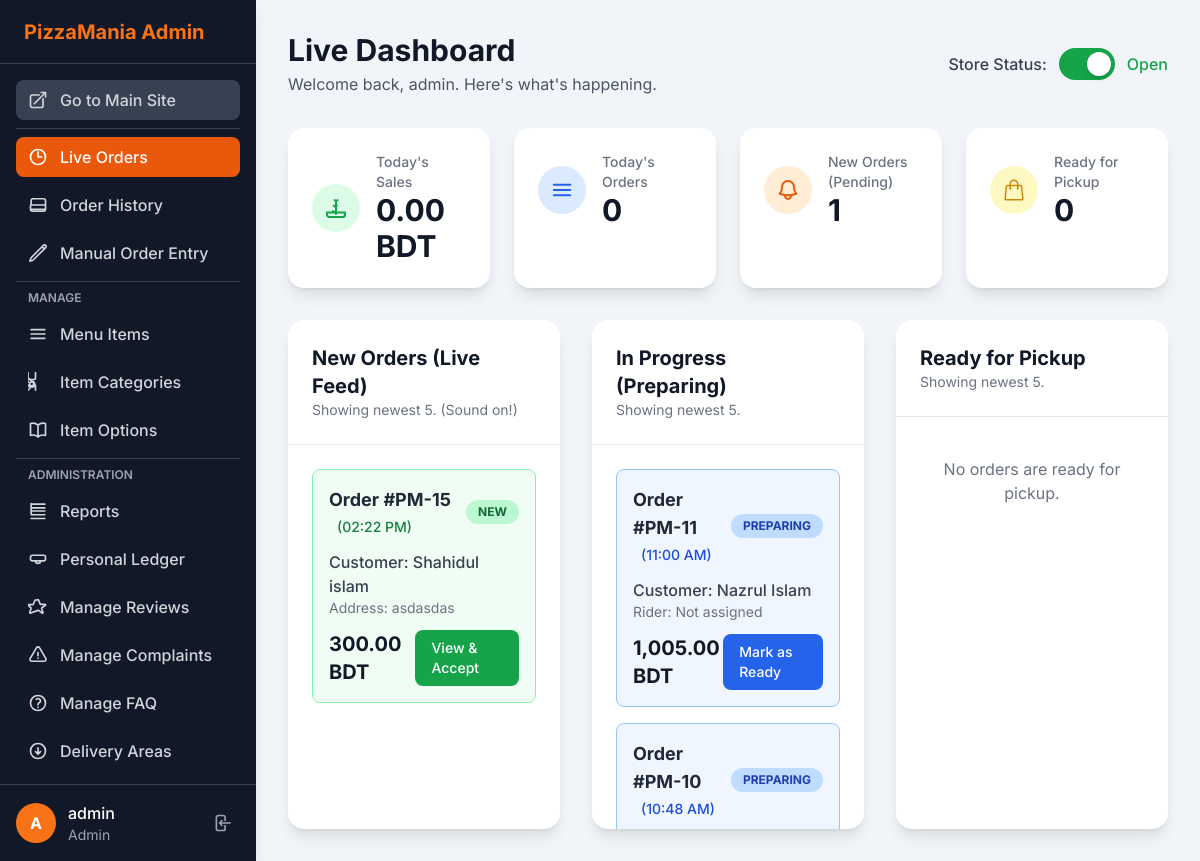
/admin/live_orders.php (signed in), run on an earlier commit of the app's database.
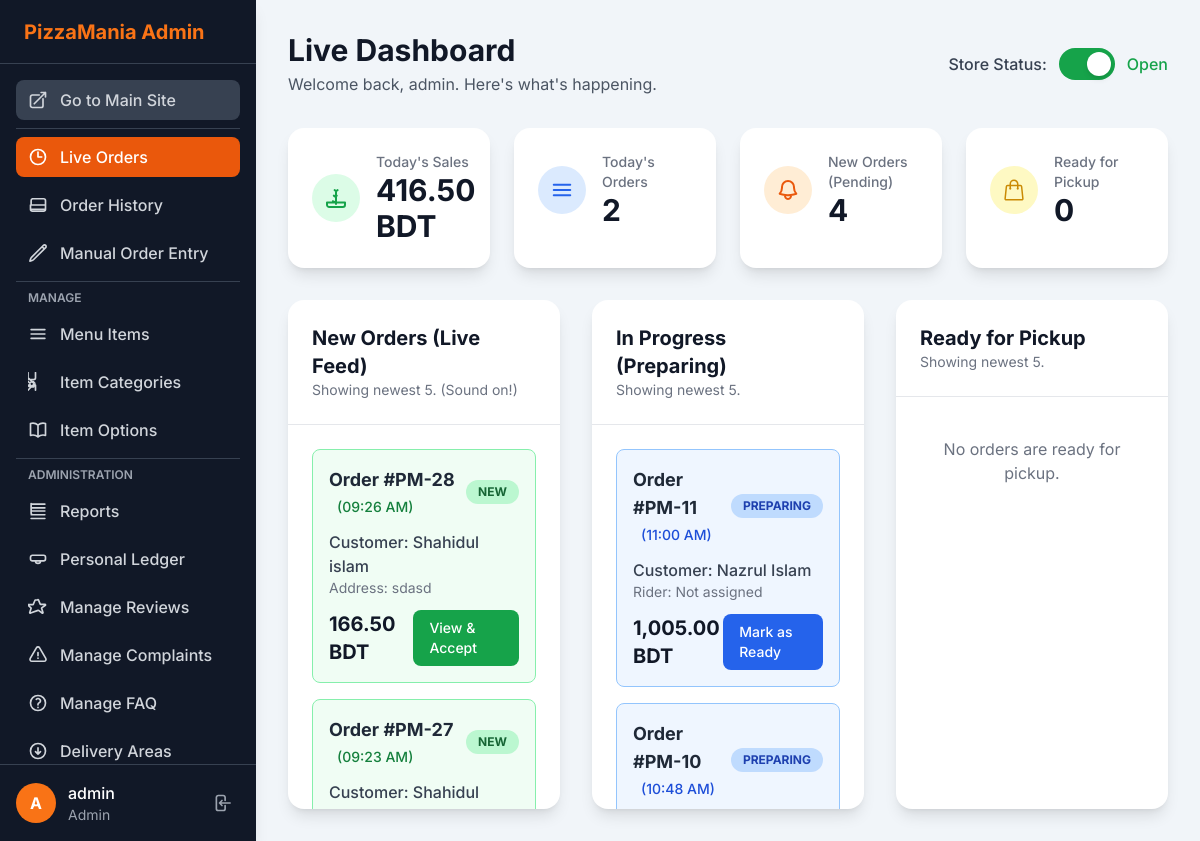
And on a later commit of the database.
### tables this page shows
CREATE TABLE IF NOT EXISTS `orders` (
  `id` int NOT NULL AUTO_INCREMENT,
  `customer_name` varchar(100) NOT NULL,
  `customer_phone` varchar(50) NOT NULL,
  `customer_address` text NOT NULL,
  `order_note` text,
  `delivery_area_id` int NOT NULL,
  `subtotal` decimal(10,2) NOT NULL,
  `delivery_fee` decimal(10,2) NOT NULL,
  `total_amount` decimal(10,2) NOT NULL,
  `order_status` enum('Pending','Preparing','Ready','Delivered','Cancelled') NOT NULL DEFAULT 'Pending',
  `order_time` timestamp NOT NULL DEFAULT CURRENT_TIMESTAMP,
  `rider_name` varchar(100) DEFAULT NULL,
  `coupon_id` int DEFAULT NULL,
  `discount_type` enum('none','percentage','fixed') NOT NULL DEFAULT 'none',
  `discount_amount` decimal(10,2) NOT NULL DEFAULT '0.00',
  PRIMARY KEY (`id`),
  KEY `delivery_area_id` (`delivery_area_id`),
  KEY `fk_order_coupon` (`coupon_id`)
);

### config.php (called while the page is built, shortened)
<?php
$db = new mysqli(DB_HOST, DB_USER, DB_PASS, DB_NAME);
$db->set_charset("utf8mb4");
$settings = [];
$settings_query = $db->query("SELECT setting_key, setting_value FROM site_settings");
if ($settings_query) {
    while ($row = $settings_query->fetch_assoc()) {
        $settings[$row['setting_key']] = $row['setting_value'];
    }
} else {
    die("Error: Could not load site settings from database.");
}
function e($data) {
    return htmlspecialchars($data ?? '', ENT_QUOTES, 'UTF-8');
}
?>

### admin/live_orders.php (the view, shortened to what the changed rows need)
<?php
require_once('header.php');
$timezone = new DateTimeZone($settings['timezone'] ?? 'UTC');
$today_start = new DateTime('today 00:00:00', $timezone);
$today_start_mysql = $today_start->format('Y-m-d H:i:s');
$sql_sales = "SELECT SUM(total_amount) as total_sales
              FROM orders
              WHERE order_time >= ?
              AND order_status != 'Cancelled'";
$stmt_sales = $db->prepare($sql_sales);
$stmt_sales->bind_param('s', $today_start_mysql);
$stmt_sales->execute();
$result_sales = $stmt_sales->get_result();
$sales_data = $result_sales->fetch_assoc();
$todays_sales = number_format($sales_data['total_sales'] ?? 0, 2);
$sql_orders = "SELECT COUNT(id) as total_orders
               FROM orders
               WHERE order_time >= ?
               AND order_status != 'Cancelled'";
$stmt_orders = $db->prepare($sql_orders);
$stmt_orders->bind_param('s', $today_start_mysql);
$stmt_orders->execute();
$result_orders = $stmt_orders->get_result();
$orders_data = $result_orders->fetch_assoc();
$todays_orders = $orders_data['total_orders'] ?? 0;
$pending_orders = [];
$sql_pending = "SELECT * FROM orders WHERE order_status = 'Pending' ORDER BY order_time DESC LIMIT 5";
$res_pending = $db->query($sql_pending);
if ($res_pending) {
    while ($row = $res_pending->fetch_assoc()) {
        $pending_orders[] = $row;
    }
}
$preparing_orders = [];
$sql_preparing = "SELECT * FROM orders WHERE order_status = 'Preparing' ORDER BY order_time DESC LIMIT 5";
$res_preparing = $db->query($sql_preparing);
if ($res_preparing) {
    while ($row = $res_preparing->fetch_assoc()) {
        $preparing_orders[] = $row;
    }
}
?>
<header class="flex flex-col sm:flex-row justify-between items-start sm:items-center mb-8">
    <div>
        <h1 class="text-3xl font-bold text-gray-900">Live Dashboard</h1>
    </div>
</header>
<div class="grid grid-cols-1 sm:grid-cols-2 lg:grid-cols-4 gap-6 mb-8">
    <div class="bg-white p-6 rounded-2xl shadow-lg">
        <div class="flex items-center space-x-4">
            <div>
                <div class="text-sm font-medium text-gray-500">Today's Sales</div>
                <div class="text-3xl font-bold text-gray-900"><?php echo e($todays_sales); ?> BDT</div>
            </div>
        </div>
    </div>
    <div class="bg-white p-6 rounded-2xl shadow-lg">
        <div class="flex items-center space-x-4">
            <div>
                <div class="text-sm font-medium text-gray-500">Today's Orders</div>
                <div class="text-3xl font-bold text-gray-900"><?php echo e($todays_orders); ?></div>
            </div>
        </div>
    </div>
    <div class="bg-white p-6 rounded-2xl shadow-lg">
        <div class="flex items-center space-x-4">
            <div>
                <div class="text-sm font-medium text-gray-500">New Orders (Pending)</div>
                <div class="text-3xl font-bold text-gray-900" id="stat-new-orders"><?php echo count($pending_orders); ?></div>
            </div>
        </div>
    </div>
</div>
<div class="grid grid-cols-1 lg:grid-cols-3 gap-8">
    <div class="bg-white rounded-2xl shadow-lg">
        <div class="p-6 border-b border-gray-200">
            <h2 class="text-xl font-bold text-gray-900">New Orders (Live Feed)</h2>
        </div>
        <div class="p-6 space-y-4 max-h-96 overflow-y-auto" id="pending-orders-list">
            <?php if (empty($pending_orders)): ?>
                <p id="no-pending-orders" class="text-gray-500 text-center py-4">No pending orders.</p>
            <?php else: ?>
                <?php foreach ($pending_orders as $order): ?>
                    <div id="order-card-<?php echo e($order['id']); ?>" class="order-card border border-green-300 bg-green-50 rounded-lg p-4 transition-all hover:shadow-md">
                        <div class="flex justify-between items-center">
                            <div>
                                <span class="text-lg font-bold text-gray-800">Order #PM-<?php echo e($order['id']); ?></span>
                                <span class="ml-2 text-sm text-green-700 font-medium">(<?php echo e(date('h:i A', strtotime($order['order_time']))); ?>)</span>
                            </div>
                            <span class="px-3 py-1 bg-green-200 text-green-800 text-xs font-bold rounded-full">NEW</span>
                        </div>
                        <div class="mt-3">
                            <div class="font-medium text-gray-700">Customer: <?php echo e($order['customer_name']); ?></div>
                            <div class="text-sm text-gray-500">Address: <?php echo e($order['customer_address']); ?></div>
                        </div>
                        <div class="mt-3 flex justify-between items-center">
                            <span class="text-xl font-bold text-gray-900"><?php echo e(number_format($order['total_amount'], 2)); ?> BDT</span>
                            <a href="order_details.php?id=<?php echo e($order['id']); ?>" class="px-4 py-2 bg-green-600 text-white text-sm font-medium rounded-lg hover:bg-green-700">
                                View & Accept
                            </a>
                        </div>
                    </div>
                <?php endforeach; ?>
            <?php endif; ?>
        </div>
    </div>
    <div class="bg-white rounded-2xl shadow-lg">
        <div class="p-6 border-b border-gray-200">
            <h2 class="text-xl font-bold text-gray-900">In Progress (Preparing)</h2>
        </div>
        <div class="p-6 space-y-4 max-h-96 overflow-y-auto" id="preparing-orders-list">
            <?php if (empty($preparing_orders)): ?>
                <p id="no-preparing-orders" class="text-gray-500 text-center py-4">No orders are being prepared.</p>
            <?php else: ?>
                <?php foreach ($preparing_orders as $order): ?>
                    <div id="order-card-<?php echo e($order['id']); ?>" class="order-card border border-blue-300 bg-blue-50 rounded-lg p-4 transition-all hover:shadow-md">
                        <div class="flex justify-between items-center">
                            <div>
                                <span class="text-lg font-bold text-gray-800">Order #PM-<?php echo e($order['id']); ?></span>
                                <span class="ml-2 text-sm text-blue-700 font-medium">(<?php echo e(date('h:i A', strtotime($order['order_time']))); ?>)</span>
                            </div>
                            <span class="px-3 py-1 bg-blue-200 text-blue-800 text-xs font-bold rounded-full">PREPARING</span>
                        </div>
                        <div class="mt-3">
                            <div class="font-medium text-gray-700">Customer: <?php echo e($order['customer_name']); ?></div>
                            <div class="text-sm text-gray-500">Rider: <?php echo e($order['rider_name'] ?? 'Not assigned'); ?></div>
                        </div>
                        <div class="mt-3 flex justify-between items-center">
                            <span class="text-xl font-bold text-gray-900"><?php echo e(number_format($order['total_amount'], 2)); ?> BDT</span>
                            <a href="order_details.php?id=<?php echo e($order['id']); ?>" class="px-4 py-2 bg-blue-600 text-white text-sm font-medium rounded-lg hover:bg-blue-700">
                                Mark as Ready
                            </a>
                        </div>
                    </div>
                <?php endforeach; ?>
            <?php endif; ?>
        </div>
    </div>
    <div class="bg-white rounded-2xl shadow-lg">
        <div class="p-6 border-b border-gray-200">
            <h2 class="text-xl font-bold text-gray-900">Ready for Pickup</h2>
        </div>
    </div>
</div>
<?php
require_once('footer.php');
?>

What changed in the data, as far as the page shows it:
no longer on this page (row unchanged): orders: id "15", order_time "02:22 PM", customer_name "Shahidul islam", customer_address "asdasdas", total_amount "300.00", shown under "New Orders (Live Feed)"
added orders: id "28", order_time "09:26 AM", customer_name "Shahidul islam", customer_address "sdasd", total_amount "166.50", shown under "New Orders (Live Feed)"
added orders: id "27", order_time "09:23 AM", customer_name "Shahidul…", shown under "New Orders (Live Feed)"
Also different on the page:
$todays_sales: "0.00" → "416.50"
$todays_orders: "0" → "2"
count($pending_orders): "1" → "4"
